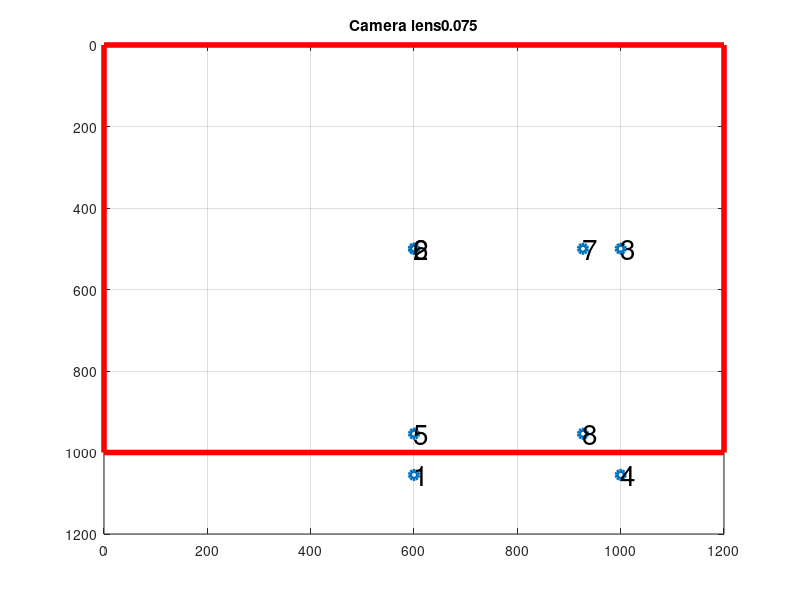

Here is the MATLAB script that generated this plot: (Note: this script raises an error after producing the figure.)
% Tutorial questions
clear all
close all

%%

% 7.6.1 & 7.6.2 & 7.6.3

% set camera parameters
W = 0.05; H = 0.03; % retina size
Nx = 1200; Ny = 1000; % retina pixels
f = 0.075; % focal length

% plot the retina
figure
plot([0,0,Nx,Nx,0],[0,Ny,Ny,0,0],'r','Linewidth',4);
set(gca, 'YDir','reverse') % flip y axis to follow retina coordinates
hold on
grid on

% make the vertices of the cube relative to frame {0}
cube(1,:) = [-1,1,-1]; cube(2,:) = [-1,-1,-1]; cube(3,:) = [1,-1,-1]; cube(4,:) = [1,1,-1];
cube(5,:) = [-1,1,1]; cube(6,:) = [-1,-1,1]; cube(7,:) = [1,-1,1]; cube(8,:) = [1,1,1];


% Form the camera matrix
dw = W/Nx;
dh = H/Ny;
% centre of retina
u0 = round(Nx/2);
v0 = round(Ny/2);
CM = [f/dw 0 u0 0 ; 0 f/dh v0 0 ; 0 0 1 0];

% set the position of the camera
% 7.6.1
T0C = [1 0 0 0; 0 1 0 0; 0 0 1 -10 ; 0 0 0 1];
% 7.6.2
T0C = [1 0 0 -1; 0 1 0 -1; 0 0 1 -10 ; 0 0 0 1];
% 7.6.3
d = 10; % set the distance of the camera
ur = [1, 0, 0]; % set the unit vector of revolution (x-axis)
%  these lines below apply only for 7.6.3     ****************************
% for ad = 0 : 10 : 360 % rotate the camera, in steps of 10 degrees
% a = ad*pi/180;  % convert in radian
% % Calculate new position of camera relative to {0}:
% % apply Eq. 33 (Chapter 1), to determine the rotation matrix. Add
% % translation too.
% c = (1-cos(a));
% T0C = [ur(1)^2*c+cos(a), ur(1)*ur(2)*c-ur(3)*sin(a), ur(1)*ur(3)*c+ur(2)*sin(a), 0; ...
%        ur(1)*ur(2)*c+ur(3)*sin(a), ur(2)^2*c+cos(a), ur(2)*ur(3)*c-ur(1)*sin(a), d*sin(a); ...
%        ur(1)*ur(3)*c-ur(2)*sin(a), ur(2)*ur(3)*c+ur(1)*sin(a), ur(3)^2*c+cos(a), -d*cos(a); ...
%        0, 0, 0, 1];
%  these lines above apply only for 7.6.3     ****************************


TC0 = inv(T0C); % inverse of T0C
% project each point of the cube into the retina
for i = 1 : 8
    % get one vertex
    xp = cube(i,1); yp = cube(i,2); zp = cube(i,3);
    % Point P desxribed in homogenous form
    Pt0 = [xp yp zp 1]';
    % projected point on the 2D retina, in homogenous form
    pt = CM * TC0 * Pt0;
    % determine actual coordinates of projected point, from homogenous form
    u(i) = floor(pt(1)/pt(3));
    v(i) = floor(pt(2)/pt(3));
    % check if the projection falls outside the retina
    if u(i)<0 | u(i)>Nx | v(i)<0 | v(i)>Ny
        disp(strcat('Warning: vertex-',num2str(i),' is out of the retina'));
	end
end

% plot the eight projections
scatter(u,v,'bo','Linewidth',3)
title(strcat('Camera lens ',num2str(f)))
% print names of vertices
for i = 1 : 8
    text(u(i),v(i),num2str(i),'FontSize',20)
end

%  these lines below apply only for 7.6.3     ****************************
% pause(1)
% end
%  these lines above apply only for 7.6.3     ****************************

%% 7.6.4
img = imread('Dover.jpg'); % read in the image
img = rgb2gray(img);
figure
imshow(img)
title('Original picture')
S = size(img)
figure
histogram(img,[0:1:255]) % count and show the number of pixels for each integer level of grey [0:1:255]
title('Pixel counting of grayscale')
grid on
% a)
cliff = img(:,:)>180; % select the pixels with level of grey > 180. Pixels will have values: 0 if img<180, or 1 if img>180
figure
imshow(cliff)
title('Image with levels > 180')
Ncliff = sum(sum(cliff)) % count the number of ones by summing them all
Percentage = Ncliff / (S(1)*S(2))
% b
% we need to remove all pixels with values <180, whilst preserving the remaining
CliffOnly = img.*uint8(cliff); % we retain the value of grey for selected pixels of cliff (with ones) and set to zero all the others
figure
imshow(CliffOnly)
title('Cliff only retained, with original grey levels')
figure
histogram(CliffOnly)
title('Pixel counting cliff only, with original grey levels')
grid on
% c
% band the cliff, ie pixels in the range 180-255, into 4 levels
Res = (255-180)/3;
Banded = ( floor((CliffOnly-180)/Res)*Res +180).*uint8(cliff);
figure
imshow(Banded)
title('Cliff only with only four levels of gray')
figure
histogram(Banded)
title('Pixel counting cliff only, with only four levels of gray')
grid on
% d
Negative = 255-img;
figure
imshow(Negative)
title('Negative image of original greylevel')
figure
histogram(Negative)
title('Pixel counting of negative image of original greylevel')
grid on

%% 7.6.5
img = imread('Tiger.jpg'); % read in the image
img = rgb2gray(img);
figure
imshow(img)
title('Original image')
[nr,nc] = size(img);
figure
histogram(img)
title('Pixel counting of original image')
grid on
[n,h]=hist(img,[0:1:255]);
n = cumsum(n); % cumulative sum of bars in the histogram
n = n/max(n); % normalise to 1
ni = interp1(h, n, double(img(:)),'nearest'); % interpolate and determine new pixel levels, as dictated by interpolating values h and n
ni = cast(ni*double(intmax(class(img))), class(img)); % this is just a type variable re-adjustement: it does nothing mathematically
ni = reshape(ni,nr,nc); % re-organise data as for teh retina matrix size
figure
imshow(ni)
title('Image with redistributed levels of grey')
figure
histogram(ni)
title('Pixel counting of image with redistributed levels of grey')
grid on

%% 7.6.6
% open the video
vid = VideoReader('CarsMoving.mp4');
vid
% a
background = readFrame(vid); % grab the first frame
background = rgb2gray(background);
sigma = 1; % set the threshold
for i = 1 : 200 % there are 574 frames, but it takes a while to run all of them.
    % for every frame
    frame = readFrame(vid); % grab a new frame
    frame = rgb2gray(frame);
    diff = frame - background; % I - B
    F = max(min(diff,sigma),-sigma); % evaluate F
    background = background + F; % apply the recursive formula
end
figure % show the extracted background
imshow(background);
title('Background')
% b
% prepare for a new video making
writerObj = VideoWriter('CarsMotion.mp4','MPEG-4');
writerObj.FrameRate = 10;
open(writerObj);
% open the original video
vid = VideoReader('CarsMoving.mp4');
for i = 1 : 200
    % for every frame
    frame = readFrame(vid); % grab a new frame
    frame = rgb2gray(frame);
    motion = frame - background; % subtract background from original frame
    writeVideo(writerObj, motion); % cast the motion frame into a movie
end
close(writerObj);
% c
% read in the new desert background
newbackground = imread('Mondrian.jpg');
newbackground = rgb2gray(newbackground);
figure
imshow(newbackground)
% prepare for a new video making
writerObj = VideoWriter('CarsMotiondesert.mp4','MPEG-4');
writerObj.FrameRate = 10;
open(writerObj);
vid = VideoReader('CarsMotion.mp4');
for i = 1 : 200
    % for every motion frame
    frame = readFrame(vid); % grab a new frame
    frame = rgb2gray(frame);
    % remove the pixelx in the new background where the car will be located
    mask = frame > 10;
    newbkemptied = newbackground.*uint8(1-mask);
    % relocate the cars into the new background
    finalrelocation = newbkemptied+frame.*uint8(mask);
    % cast into the video
    writeVideo(writerObj, finalrelocation);
end
close(writerObj);
%% 7.6.7
%smoothing
img = imread('LadyFace.jpg');
% Since we need to convolute with a non integer kernel
img = im2double(rgb2gray(img));
imshow(img)
% a Uniform kernel
m = 21; % size of the filtering window
K = ones(m,m)/m^2; % window of ones
sm = conv2(img, K); % convolute image with kernel
figure
imshow(sm)
%b
sigma = 7; % standard deviation of the Gaussian  bell shape
w = 7; % size of the filtering window
[x,y] = meshgrid(-w:w, -w:w);  % set the grid for the filtering window
K = 1/(2*pi*sigma^2) * exp( -(x.^2 + y.^2)/2/sigma^2); % Gaussian kernel
sm = conv2(img, K); % convolute image with kernel
figure
imshow(sm)

%% 7.6.8
img = imread('StreetSign.jpg');
img = im2double(rgb2gray(img));
imshow(img)
K = [0.5 0 -0.5]; % set the kernel to represent a central difference differentiation
edh = conv2(img, K,'same');  % differentiate horizontally 
edv = conv2(img, K','same');  % differentiate vertically
edges = 1-sqrt(edh.^2+edv.^2); % combine horizontal + vertical edge detection
figure
imshow(edges)
%% 7.6.9
% resize
img = imread('QueenSmall.jpg');
img = rgb2gray(img);
m = 2; % scaling factor
figure
imshow(img)
[nr, nc] = size(img); % size of original image
% replicate the rows
ir = uint8(zeros(m*nr,nc)); % set an enlarged matrix, with more rows
for i=1:m
    ir(i:m:end,:) = img; % replicate the rows
end
% continuing on the job:
% replicate the columns
ir2 = uint8(zeros(m*nr,m*nc)); % set an enlarged matrix, with more columns
for i=1:m
    ir2(:,i:m:end) = ir; % replicate the rows
end
big = ir2;
figure
imshow(big)
%% 7.6.10
% Morphology: erosion and dilation
img = imread('Circuit.jpg');
img = rgb2gray(img);
size(img)
figure
imshow(img)
% set the sought shape: a circle of radius 5
R = 5;
K = zeros(2*R+1,2*R+1); % set the window matrix as all zeros
[x,y] = meshgrid(1:2*R+1,1:2*R+1); 
l = find(round((x-R).^2 + (y-R).^2 - R^2) <= 0); % set the equationf of the circle
K(l) = 1; % set value 1 in the window grid wherever there is a circle
Kp(:,:) = uint8(K*255); % set the level to maximum (white)

% opening: erosion + dilation
% erosion
morf = imerode(img,K); % erode the image with the set kernel
figure
imshow(morf);
hold on
imshow(Kp) % plot the kernel, as term of reference
% dilation
morf = imdilate(morf,K); % dilate the image with the set kernel
figure
imshow(morf);
hold on
imshow(Kp) % plot the kernel, as term of reference

%% 7.6.11
% a
img = imread('Shapes.jpg');
img = rgb2gray(img);
%img = morf; %for Ex 7.6.12
imshow(img)
[nr, nc] = size(img);
figure
histogram(img)
grid on
sigma = 150;  % threshold:  Ex 7.6.11 set to 150; Ex 7.6.12 set to 0.6
C = zeros(nr,nc);
C = img>sigma; % select only pixellevels > 150 (these would correspond to the shapes)
figure
imshow(C)
% b
% search for perimeters points
Per = zeros(nr,nc);
for r = 1 : nr
    for c = 1 : nc
        % check if this pixel is part of a shape and not an interior point
        if C(r,c) == 1 &  ~( C(r-1,c)==1 & C(r+1,c)==1 & C(r,c-1)==1 & C(r,c+1)==1 )
            % it is not an interior pixel, hence flag it as perimetral pixel
            Per(r,c) = 1;   
        end
    end
end
figure
imshow(Per)
% c
Ns = 0; % number of shapes/perimeters
rnblist = [-1, -1, -1, 0, 0, 1, 1, 1]; % list of neighbour rows
cnblist = [-1, 0, 1, -1, 1, -1, 0, 1]; % list of neighbour columns
Taken = zeros(nr,nc); % set all the pixels as not being considered yet
% scroll all pixels
for r = 1 : nr
    for c = 1 : nc
        % check if this pixel is perimetral and has not been considered yet
        if Per(r,c)==1 & Taken(r,c)==0 
            % start a new shape/perimeter
            Ns = Ns + 1; % increment the number of known shapes/perimeters
            npix = 1; % number of pixels in this shape
            % include this pixel in the current perimeter
            Labels(Ns,npix,1) = r;
            Labels(Ns,npix,2) = c;
            % flag this pixel as been considered, so it won't be
            % examinedanymore in future.
            Taken(r,c) = 1;
            % now start walking through the perimeter
            rn = r+1; cn = c+1; % set random new step
            ro = r; co = c; % set current positionas old position
            % walk until we get back to the initital point (r,c)
            while rn~=r | cn~=c
                % find the next perimetal point
                % look at the 8 neighbouring pixels
                for i = 1 : 8
                    rn = ro + rnblist(i);
                    cn = co + cnblist(i);  
                    % check if this neighbour is perimetral and if not
                    % considered
                    if Per(rn,cn)==1 & Taken(rn,cn)==0
                        % this pixel is part of teh perimeter and not
                        % considered yet, hence we include it in the
                        % current shape
                        npix = npix + 1; % increment the number of pixels in this shape
                        % include this pixel in the current perimeter
                        Labels(Ns,npix,1) = rn;
                        Labels(Ns,npix,2) = cn; 
                        Taken(rn,cn) = 1; % flag this pixel as been considered
                        ro = rn; co = cn; % set current positionas old position
                        if npix==3, Taken(r,c)=0;, end % release the seed, so we can walk back into it at the end of the walk (closure)
                        break
                    end
                end
            end
            npix = npix - 1; % since we walked back into the seed, which was included already in the shape, take it away
            Npixels(Ns) = npix; % register teh number of pixels for the shape just formed
        end
    end
end
disp(Ns)
% d
figure
imshow(Per)
hold on
% for each shape
for i = 1 : Ns
    % determine the min and max coordinates for both u and v
    umin = min(Labels(i,1:Npixels(i),2)); umax = max(Labels(i,1:Npixels(i),2));
    vmin = min(Labels(i,1:Npixels(i),1)); vmax = max(Labels(i,1:Npixels(i),1));
    % plot the encompassing box
    plot([umin,umin,umax,umax,umin],[vmin,vmax,vmax,vmin,vmin],'r','Linewidth',2);
end
% e
for i = 1 : Ns
    m00 = nnz(Labels(i,1:Npixels(i),1)); % compute momentum 00, by summing all non zero elements (all coordinates)
    m10 = sum(Labels(i,1:Npixels(i),2)); % compute momentum 10, by summing u coordinates only
    m01 = sum(Labels(i,1:Npixels(i),1)); % compute momentum 01, by summing v coordinates only
    uc = m10/m00; vc = m01/m00; % compute the centroid
    scatter(uc,vc,'g','Linewidth',4);
end

%% 7.6.13
img = imread('Mondrian.jpg');
img = im2double(rgb2gray(img));
figure
imshow(img)

% detect edges with horizontal/vertical differentiation 
K = [0.5 0 -0.5];
edh = conv2(img, K,'same');
edv = conv2(img, K','same');
edges = sqrt(edh.^2+edv.^2);
figure
imshow(edges)
% apply Hough transform
[H,T,R] = hough(edges);
figure
imshow(imadjust(rescale(H)))